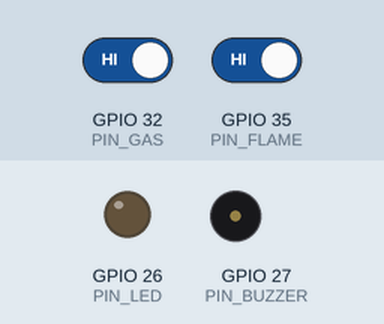
A sketch run on a simulated ESP32. Parts: output pins drawn as LEDs (lit = HIGH), buzzer (waves = sounding, pin HIGH). The inputs (shaded band) are chosen by the test bench; at power-on: GPIO 32 (PIN_GAS) HIGH, GPIO 35 (PIN_FLAME) HIGH. WiFi joins after 1.5 s; servers stay silent unless stated; no MQTT or app messages arrive unless stated; what the sketch prints to the serial monitor is not drawn.

Above: at 2.7 s.
2.8 s: GPIO 32 (PIN_GAS) driven LOW
At 3.9 s:
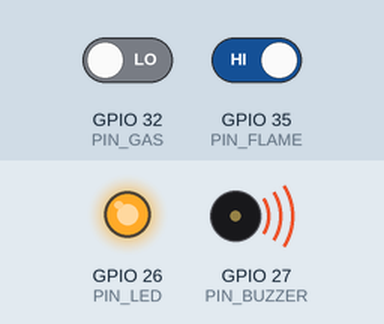
5.0 s: GPIO 32 (PIN_GAS) driven HIGH
At 6.4 s:
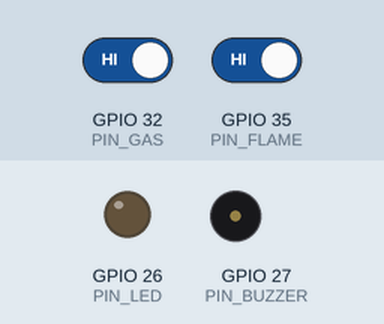
6.7 s: GPIO 35 (PIN_FLAME) driven LOW
At 8.1 s:
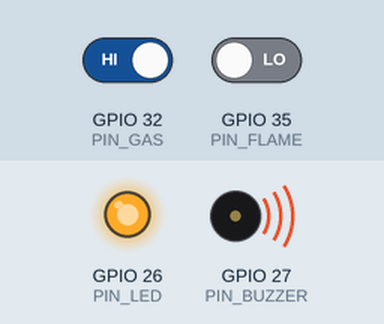
Timing chart, 0 to 9.7 s (numbered marks = the images above; inputs shaded):
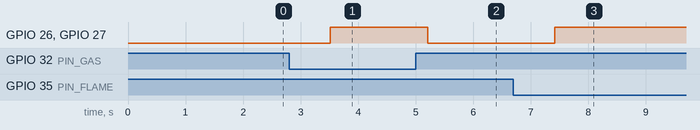

Measured:
- after the input at 2.8 s, GPIO 26 (PIN_LED), GPIO 27 (PIN_BUZZER): LOW → HIGH after 0.71 s
- after the input at 5.0 s, GPIO 26 (PIN_LED), GPIO 27 (PIN_BUZZER): HIGH → LOW after 0.21 s
- after the input at 6.7 s, GPIO 26 (PIN_LED), GPIO 27 (PIN_BUZZER): LOW → HIGH after 0.72 s

The sketch:

68.ino
```cpp
#include <WiFi.h>
#include <WiFiClientSecure.h>
#include <PubSubClient.h>
#include <UniversalTelegramBot.h>
#include <ArduinoJson.h>

// ==========================================
// 1. CẤU HÌNH HỆ THỐNG
// ==========================================

// --- WIFI & MQTT ---
const char* ssid = "Annez";
const char* password = "12345679";
const char* mqtt_server = "131.153.224.169";
const char* topic_status = "home/kitchen/sensor1/status";

// --- TELEGRAM ---
#define BOTtoken "8596919219:AAEiuHZbmkynjqQ_QvCVHChH5vgtTJOLy9k"
#define CHAT_ID "6408676530"

// --- PHẦN CỨNG (BỎ CHÂN 33) ---
#define PIN_GAS 32
#define PIN_FLAME 35
#define PIN_LED 26
#define PIN_BUZZER 27

// --- LOGIC SLIDING WINDOW ---
#define WINDOW_SIZE 10    // Số lượng mẫu trong cửa sổ
#define ALARM_THRESHOLD 8 // Ngưỡng kích hoạt (8/10 mẫu = 1)

// ==========================================
// 2. BIẾN TOÀN CỤC (SHARED RESOURCES)
// ==========================================
// Dùng volatile để báo cho trình biên dịch biết biến này
// có thể bị thay đổi bởi các Task khác nhau bất cứ lúc nào
volatile bool g_finalGasState = false;  // Trạng thái chốt sau khi qua Window
volatile bool g_finalFireState = false; // Trạng thái chốt sau khi qua Window
volatile bool g_isDanger = false;       // Tổng hợp nguy hiểm

// ==========================================
// 3. KHỞI TẠO OBJECT
// ==========================================
WiFiClient espClient;
PubSubClient client(espClient);
WiFiClientSecure secured_client;
UniversalTelegramBot bot(BOTtoken, secured_client);

TaskHandle_t TaskSensorHandle;
TaskHandle_t TaskMQTTHandle;
TaskHandle_t TaskTelegramHandle;

// ==========================================
// 4. CÁC HÀM HỖ TRỢ KẾT NỐI
// ==========================================
void setup_wifi() {
  delay(10);
  Serial.print("Connecting to WiFi: ");
  Serial.println(ssid);
  WiFi.begin(ssid, password);
  while (WiFi.status() != WL_CONNECTED) {
    delay(500);
    Serial.print(".");
  }
  Serial.println("\nWiFi Connected");
  secured_client.setInsecure();
}

void reconnect_mqtt() {
  while (!client.connected()) {
    Serial.print("MQTT connecting...");
    if (client.connect("ESP32_Edge_Node")) {
      Serial.println("connected");
    } else {
      Serial.print("failed, rc=");
      Serial.print(client.state());
      vTaskDelay(5000 / portTICK_PERIOD_MS);
    }
  }
}

// ==========================================
// TASK 1: BỘ NÃO XỬ LÝ (EDGE COMPUTING)
// Nhiệm vụ: Đọc cảm biến -> Lọc nhiễu (Window) -> Ra quyết định -> Cập nhật biến Global
// ==========================================
void TaskSensor(void *pvParameters) {
  (void) pvParameters;

  // Cấu hình chân
  pinMode(PIN_GAS, INPUT);
  pinMode(PIN_FLAME, INPUT);
  pinMode(PIN_LED, OUTPUT);
  pinMode(PIN_BUZZER, OUTPUT);

  // Khởi tạo bộ nhớ cho cửa sổ trượt
  int gasWindow[WINDOW_SIZE] = {0};
  int fireWindow[WINDOW_SIZE] = {0};
  int index = 0;
  int gasSum = 0;
  int fireSum = 0;

  for (;;) {
    // --- BƯỚC 1: ĐỌC DỮ LIỆU THÔ ---
    // Chuyển đổi tín hiệu: LOW (0V) là có biến -> đổi thành số 1 để tính toán
    int rawGas = (digitalRead(PIN_GAS) == LOW) ? 1 : 0;
    int rawFire = (digitalRead(PIN_FLAME) == LOW) ? 1 : 0;

    // --- BƯỚC 2: THUẬT TOÁN SLIDING WINDOW ---
    // Trừ giá trị cũ nhất ra khỏi tổng
    gasSum -= gasWindow[index];
    fireSum -= fireWindow[index];

    // Ghi đè giá trị mới vào vị trí hiện tại
    gasWindow[index] = rawGas;
    fireWindow[index] = rawFire;

    // Cộng giá trị mới vào tổng
    gasSum += gasWindow[index];
    fireSum += fireWindow[index];

    // Di chuyển chỉ số vòng tròn (0 -> 9 -> 0...)
    index = (index + 1) % WINDOW_SIZE;

    bool isGasConfirmed = (gasSum >= ALARM_THRESHOLD);
    bool isFireConfirmed = (fireSum >= ALARM_THRESHOLD);

    // Cập nhật vào biến toàn cục để các Task khác dùng
    g_finalGasState = isGasConfirmed;
    g_finalFireState = isFireConfirmed;
    g_isDanger = g_finalGasState || g_finalFireState;

    // --- BƯỚC 4: ĐIỀU KHIỂN TẠI CHỖ (LOA/ĐÈN) ---
    if (g_isDanger) {
      digitalWrite(PIN_LED, HIGH);
      digitalWrite(PIN_BUZZER, HIGH);
    } else {
      digitalWrite(PIN_LED, LOW);
      digitalWrite(PIN_BUZZER, LOW);
    }

    // Tần số lấy mẫu: 100ms
    vTaskDelay(100 / portTICK_PERIOD_MS);
  }
}

// ==========================================
// TASK 2: NGƯỜI ĐƯA TIN (MQTT)
// Nhiệm vụ: Lấy kết quả từ TaskSensor -> Gửi lên Server
// ==========================================
void TaskMQTT(void *pvParameters) {
  (void) pvParameters;
  client.setServer(mqtt_server, 1883);

  for (;;) {
    if (WiFi.status() == WL_CONNECTED) {
      if (!client.connected()) reconnect_mqtt();
      client.loop();

      static unsigned long lastMsg = 0;
      unsigned long now = millis();

      // Gửi định kỳ mỗi 2 giây
      if (now - lastMsg > 2000) {
        lastMsg = now;

        // --- TẠO JSON TỪ KẾT QUẢ ĐÃ XỬ LÝ ---
        // Lưu ý: Dùng g_finalGasState (đã qua Window) chứ không đọc trực tiếp digitalRead
        String payload = "{";
        payload += "\"gas\": \"" + String(g_finalGasState ? "DETECTED" : "SAFE") + "\",";
        payload += "\"fire\": \"" + String(g_finalFireState ? "DETECTED" : "SAFE") + "\"";
        payload += "}";

        client.publish(topic_status, payload.c_str());
        // Serial.println("Sent: " + payload); // Debug
      }
    }
    // Delay nhỏ để nhường CPU cho các Task khác
    vTaskDelay(10 / portTICK_PERIOD_MS);
  }
}

// ==========================================
// TASK 3: CỨU HỘ (TELEGRAM)
// Nhiệm vụ: Gửi tin nhắn khẩn cấp khi g_isDanger bật
// ==========================================
void TaskTelegram(void *pvParameters) {
  (void) pvParameters;
  bot.sendMessage(CHAT_ID, "🚀 Hệ thống Edge Monitor đã khởi động!", "");

  unsigned long lastTelegramTime = 0;
  const unsigned long telegramDelay = 15000;

  for (;;) {
    // Chỉ kiểm tra nếu Sensor báo nguy hiểm
    if (g_isDanger) {
      unsigned long now = millis();
      if (now - lastTelegramTime > telegramDelay) {

        String message = "⚠️ CẢNH BÁO!\n";
        message += "📍 Nhà Bếp\n";

        // Logic tin nhắn dựa trên kết quả phân tích
        if (g_finalGasState) message += "🔥 KHÍ GAS RÒ RỈ !\n";
        if (g_finalFireState) message += "🔥 CÓ LỬA !\n";

        if (bot.sendMessage(CHAT_ID, message, "")) {
           lastTelegramTime = now;
        }
      }
    }
    // Kiểm tra mỗi 1 giây
    vTaskDelay(1000 / portTICK_PERIOD_MS);
  }
}

// ==========================================
// MAIN SETUP
// ==========================================
void setup() {
  Serial.begin(115200);
  setup_wifi();

  Serial.println("Khoi tao FreeRTOS Tasks...");

  // Ưu tiên: Sensor (2 - Cao nhất) > MQTT (1) > Telegram (0)

  xTaskCreate(TaskSensor,   "Sensor_Processing", 4096, NULL, 2, &TaskSensorHandle);
  xTaskCreate(TaskMQTT,     "MQTT_Reporting",    4096, NULL, 1, &TaskMQTTHandle);
  xTaskCreate(TaskTelegram, "Telegram_Alert",    10240, NULL, 0, &TaskTelegramHandle);

  Serial.println("System Ready!");
}

void loop() {
  // Loop để trống vì FreeRTOS đã quản lý mọi thứ
  vTaskDelete(NULL);
}
```
